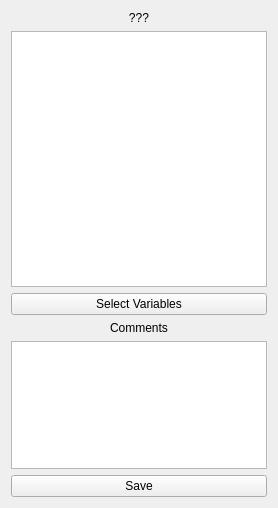
          <widget class="QWidget" name="tab_3">
           <attribute name="title">
            <string>Details</string>
           </attribute>
           <attribute name="toolTip">
            <string>View all details from the subject</string>
           </attribute>
           <layout class="QVBoxLayout" name="verticalLayout_5" stretch="0,2,0,0,1,0">
            <item>
             <widget class="QLabel" name="subject_id2">
              <property name="text">
               <string>???</string>
              </property>
              <property name="alignment">
               <set>Qt::AlignCenter</set>
              </property>
             </widget>
            </item>
            <item>
             <widget class="QTableView" name="subject_details_table">
              <property name="dragEnabled">
               <bool>true</bool>
              </property>
              <property name="dragDropOverwriteMode">
               <bool>false</bool>
              </property>
              <property name="dragDropMode">
               <enum>QAbstractItemView::InternalMove</enum>
              </property>
              <property name="defaultDropAction">
               <enum>Qt::MoveAction</enum>
              </property>
              <property name="alternatingRowColors">
               <bool>true</bool>
              </property>
              <property name="selectionMode">
               <enum>QAbstractItemView::SingleSelection</enum>
              </property>
              <property name="selectionBehavior">
               <enum>QAbstractItemView::SelectRows</enum>
              </property>
              <property name="gridStyle">
               <enum>Qt::SolidLine</enum>
              </property>
              <property name="sortingEnabled">
               <bool>true</bool>
              </property>
              <attribute name="horizontalHeaderStretchLastSection">
               <bool>true</bool>
              </attribute>
              <attribute name="verticalHeaderVisible">
               <bool>false</bool>
              </attribute>
             </widget>
            </item>
            <item>
             <widget class="QPushButton" name="select_details_button">
              <property name="text">
               <string>Select Variables</string>
              </property>
             </widget>
            </item>
            <item>
             <widget class="QLabel" name="comments">
              <property name="text">
               <string>Comments</string>
              </property>
              <property name="alignment">
               <set>Qt::AlignCenter</set>
              </property>
             </widget>
            </item>
            <item>
             <widget class="QPlainTextEdit" name="comments_box">
              <property name="documentTitle">
               <string>Comments</string>
              </property>
             </widget>
            </item>
            <item>
             <widget class="QPushButton" name="comments_save">
              <property name="text">
               <string>Save</string>
              </property>
             </widget>
            </item>
           </layout>
          </widget>
